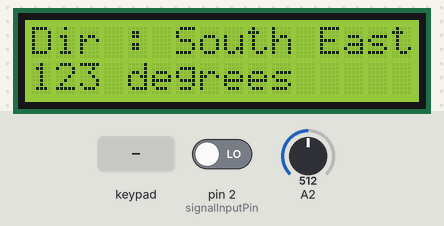
Bench run of a sketch on a simulated Arduino Mega 2560, built for the host (arithmetic inside an expression is 32-bit, double 64-bit). Parts: 16×2 character LCD. Inputs (shaded band) come from the test bench; at power-on: A2 = 512, pin 2 (signalInputPin) LOW. WiFi joins after 1.5 s; servers stay silent unless stated; no MQTT or app messages arrive unless stated; what the sketch prints to the serial monitor is not drawn.

Above: at 5.3 s.
5.4 s: A2 set to 327
At 16.0 s:
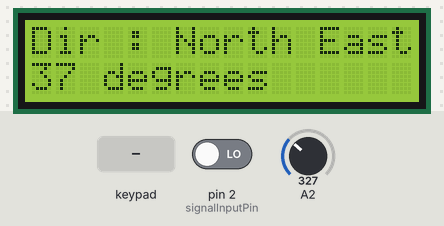
16.6 s: key 'B' pressed
At 38.3 s:
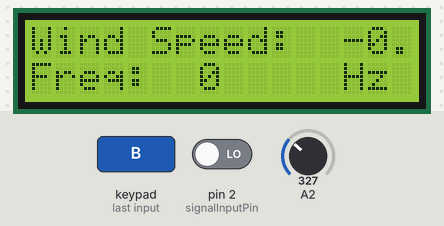
Timing chart, 0 to 39.8 s (numbered marks = the images above; inputs shaded):
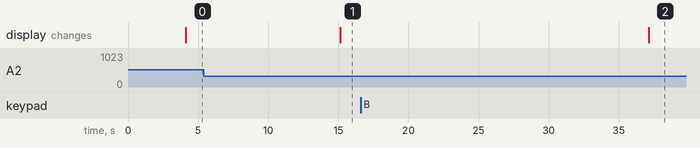

Measured:
- after the input at 5.4 s, the display: changes after 9.7 s (image 1)
- after the input at 16.6 s, the display: changes after 20.6 s (image 2)

The sketch:

Week_11_Task_2.ino
```cpp
//    Alyk  jatko course 2021       30.3.2020 KN
//                                  2021 SV, EK
//

#include <Ethernet.h>                                 // incluide Ethernet library W5100
#include <PubSubClient.h>                             // include MQTT library
#include <TimerOne.h>

//libraries from week10
#include <Keypad.h>
#include <LiquidCrystal.h>
#include <ArduinoJson.h>

///////////////////////////////////////////////////////
//variables from week10
LiquidCrystal lcd(37, 36, 35, 34, 33, 32);

const byte ROWS = 4;
const byte COLS = 4;

//wind direction variables

const int buttonInputPin = 3;
volatile boolean buttonPressedA;
volatile boolean buttonPressedB;
String windDirection;
int buttonState = 0;
int previousButtonState = 0;
bool displayDirection = true;
int degree_Value;


//wind speed variables

// Define variables
volatile unsigned long pulseCount;
volatile unsigned long windFrequency;
//volatile boolean buttonPressed;
float windSpeed;
unsigned long i_time;

// Define pin numbers
const int signalInputPin = 2;
//const int buttonInputPin = 3;

char keys[ROWS][COLS] = {
  {'1','2','3','A'},
  {'4','5','6','B'},
  {'7','8','9','C'},
  {'*','0','#','D'}
};

byte rowPins[ROWS] = { 42, 43, 44, 45 };
byte colPins[COLS] = { 46, 47, 48, 49 };

Keypad keypad = Keypad(makeKeymap(keys), rowPins, colPins, ROWS, COLS);
////////////////////////////////////////////////////////////////////////////

                                // include timer library

EthernetClient ethClient;                               // Ethernet object var

static uint8_t mymac[6] = { 0x44,0x76,0x58,0x10,0x00,0x62 };

//  MQTT settings

unsigned int Port = 1883;                          //  MQTT port number
byte server[] = { 10,6,0,21 };                    // TAMK IP

char* deviceId     = "ekrkjhgfejh";                   // * set your device id (will be the MQTT client username) *yksilöllinen*
char* clientId     = "a731fsd4";                       // * set a random string (max 23 chars, will be the MQTT client id) *yksilöllinen*
char* deviceSecret = "tamk";                        // * set your device secret (will be the MQTT client password) *kaikille yhteinen*

//  MQTT Server settings

void callback(char* topic, byte* payload, unsigned int length); // subscription callback for received MQTTT messages

PubSubClient client(server, Port, callback, ethClient);   // mqtt client

//  MQTT topic names

 #define inTopic    "ICT1B_in_2020"                    // * MQTT channel where data are received
 #define outTopic   "ICT1B_out_2020"                   // * MQTT channel where data is send

//  SETUP section

void setup() {
    Serial.begin(9600);                                 // Serial monitor baudrate  = 9600
    Serial.println("Start 19.3.2021");                   // print to serial monitor
    delay(500);
    fetch_IP();                                         // initialize Ethernet connection
    Connect_MQTT_server();

                                 // connect to MQTT server

////////////////////////////////////////////////////////
//Setup from week10
 lcd.begin(16, 2);


  //wind direction void setup

  pinMode(A2, INPUT);
  pinMode(buttonInputPin, INPUT_PULLUP);

  //wind speed void setup

   pulseCount = 0;
  windFrequency = 0;
  buttonPressedA = false;
  buttonPressedB = false;

  windSpeed = 0.0;
  i_time = 0;

  // Attach interrupt function to signal input pin
  attachInterrupt(digitalPinToInterrupt(signalInputPin), pulseCountFunction, RISING);

  // Set up timer for 0.5 second intervals
  Timer1.initialize(500000);
  Timer1.attachInterrupt(timerInterruptFunction);

////////////////////////////////////////////////////////

}

void loop(){

//////////////////////////////////////////////
// Loop from week10

  // Read wind direction and speed from sensors and display on LCD
  lcd.setCursor(20, 1);
  lcd.print("A-WindDir B-WindSpd");
  float analog_Value = analogRead(A2);
  float voltage_Value = 5 * analog_Value / 1023;
  if (voltage_Value < 1.2) {
    degree_Value = 0;
  } else{
    degree_Value = ((voltage_Value - 1.2) / 3.8) * 360;
  }
  if (displayDirection) {
    lcd.setCursor(0, 0);
    if (voltage_Value <= 1.19) {
      windDirection = "Wait....";
    } else if (degree_Value >= 337.5 || (degree_Value > -1 && degree_Value <= 22.4)) {
      windDirection = "North";
    } else if (degree_Value > 22.4 && degree_Value <= 67.5) {
      windDirection = "North East";
    } else if (degree_Value > 67.5 && degree_Value <= 112.5) {
      windDirection = "East";
    } else if (degree_Value > 112.5 && degree_Value <= 157.5) {
      windDirection = "South East";
    } else if (degree_Value > 157.5 && degree_Value <= 202.5) {
      windDirection = "South";
    } else if (degree_Value > 202.5 && degree_Value <= 247.5) {
      windDirection = "South West";
    } else if (degree_Value > 247.5 && degree_Value <= 292.5) {
      windDirection = "West";
    } else {
      windDirection = "North West";
    }
    lcd.clear(); // clear the display before printing new data
    lcd.setCursor(0, 0);
    lcd.print("Dir : ");
    lcd.print(windDirection);
    lcd.setCursor(0, 1);
    lcd.print(degree_Value);
    lcd.print(" degrees");
  } else {
    lcd.clear(); // clear the display before printing new data
    lcd.setCursor(0, 0);
    lcd.print("Wind Speed: ");
    lcd.setCursor(0, 1);
    lcd.print("Freq: ");
    lcd.setCursor(7, 1);
    lcd.print(windFrequency);
    lcd.setCursor(13, 1);
    lcd.print("Hz");
    lcd.setCursor(13, 0);
    lcd.print(windSpeed);
  }

  // Check if A or B button is pressed to switch between wind direction and speed display
  char key = keypad.getKey();
  if(key == 'A'){
    buttonPressedA = true;
    buttonPressedB = false;
  } else if(key == 'B'){
    buttonPressedB = true;
    buttonPressedA = false;
  }

  if(buttonPressedA == true && buttonPressedB == false){
    displayDirection = true;
  } else if(buttonPressedB == true && buttonPressedA == false){
    displayDirection = false;
  }

  // Send MQTT message to broker
  if (client.connected()){
    const char* windDirections = windDirection.c_str();
    send_MQTT_message(windDirections,windSpeed);
  } else {                                                           // Reconnect if connection is lost
    delay(500);
    Serial.println("No, re-connecting" );
    client.connect(clientId, deviceId, deviceSecret);
    delay(1000);                                            // Wait for reconnecting
  }

  // Delay before checking again
  delay(1000);
}

//  GET IP number from DHCP server

void fetch_IP(void){
  byte rev=1;
  rev=Ethernet.begin(mymac);                  // get IP number
  Serial.print( F("\nW5100 Revision ") );

  if (rev == 0){
    Serial.println( F( "Failed to access Ethernet controller" ) );
  }

  Serial.println( F( "Setting up DHCP" ));
  Serial.print("Connected with IP: ");
  Serial.println(Ethernet.localIP());
  delay(1500);
}

//  MQTT Routines

void send_MQTT_message(const char* dir, int spd){                     // Send MQTT message
  char bufa[50];
  char fufa[50];                             //  Print message to serial monitor
  if (client.connected()){
    sprintf(bufa,"Wind Direction: %s", dir);              // create message with header and data
    Serial.println( bufa );
    client.publish(outTopic,bufa);
    sprintf(fufa,"Wind Speed (m/s): %d", spd);              // create message with header and data
    Serial.println( fufa );
    client.publish(outTopic,fufa);
    delay(10000);
                      // send message to MQTT server
  }
  else{                                                           //   Re connect if connection is lost
    delay(500);
    Serial.println("No, re-connecting" );
    client.connect(clientId, deviceId, deviceSecret);
    delay(1000);                                            // wait for reconnecting
  }
}


//  MQTT server connection

void Connect_MQTT_server(){
  Serial.println(" Connecting to MQTT" );
  Serial.print(server[0]); Serial.print(".");     // Print MQTT server IP number to Serial monitor
  Serial.print(server[1]); Serial.print(".");
  Serial.print(server[2]); Serial.print(".");
  Serial.println(server[3]);
  delay(500);

  if (!client.connected()){                                   // check if allready connected
    if (client.connect(clientId, deviceId, deviceSecret)){ // connection to MQTT server
      Serial.println(" Connected OK " );
      client.subscribe(inTopic);                        // subscript to in topic
    }
    else{
       Serial.println(client.state());
    }
  }
}

//  Receive incoming MQTT message

void callback(char* topic, byte* payload, unsigned int length){
  char* receiv_string;                               // copy the payload content into a char*
  receiv_string = (char*) malloc(length + 1);
  memcpy(receiv_string, payload, length);           // copy received message to receiv_string
  receiv_string[length] = '\0';
  Serial.println( receiv_string );
  free(receiv_string);
}

///////////////////////////////////////////////////
//Functions from week10

// Interrupt function to count pulses
void pulseCountFunction() {
  pulseCount++;
}

// Interrupt function to calculate wind frequency every 0.5 seconds
void timerInterruptFunction() {
  i_time++;
  if (i_time > 19) { // Perform wind speed calculation every 5 seconds
    windFrequency = pulseCount / 10; // Multiply pulse count by 2 to get frequency in Hz
    pulseCount = 0; // Reset pulse count
    windSpeed = -0.24 + windFrequency * 0.699; // Calculate wind speed using equation
    i_time = 0; // Reset time counter
  }
}


/*
 Sample code from internet!
#include <SPI.h>
#include <Ethernet.h>
#include <PubSubClient.h>
#include <ArduinoJson.h>

// Ethernet shield MAC address
byte mac[] = { 0xDE, 0xAD, 0xBE, 0xEF, 0xFE, 0xED };

// MQTT broker credentials
const char* mqttServer = "your_MQTT_broker_IP_address";
const int mqttPort = 1883;
const char* mqttUser = "your_MQTT_username";
const char* mqttPassword = "your_MQTT_password";
const char* outTopic = "your_MQTT_topic";

EthernetClient ethernetClient;
PubSubClient client(ethernetClient);

void setup() {
  Serial.begin(115200);

  // Start Ethernet connection
  if (Ethernet.begin(mac) == 0) {
    Serial.println("Failed to configure Ethernet using DHCP");
    while (true) {
      // Do nothing, just loop forever
    }
  }
  Serial.println("Ethernet connected");

  // Connect to MQTT broker
  client.setServer(mqttServer, mqttPort);
  while (!client.connected()) {
    Serial.println("Connecting to MQTT broker...");
    if (client.connect("arduino", mqttUser, mqttPassword)) {
      Serial.println("Connected to MQTT broker");
    } else {
      Serial.print("Failed to connect to MQTT broker, rc=");
      Serial.print(client.state());
      Serial.println(" retrying in 5 seconds");
      delay(5000);
    }
  }
}

void loop() {
  // create a JSON document
  DynamicJsonDocument doc(1024);
  doc["S_name"] = "Temp1";
  doc["S_value"] = 3.13;

  // serialize the JSON document into a String
  String jsonMessage;
  serializeJson(doc, jsonMessage);

  // publish the JSON message
  if (client.connected()) {
    client.publish(outTopic, jsonMessage.c_str());
    Serial.println("Published message:");
    Serial.println(jsonMessage);
  } else {
    Serial.println("Failed to publish message: not connected to MQTT broker");
  }

  delay(10000);
}


*/
```
